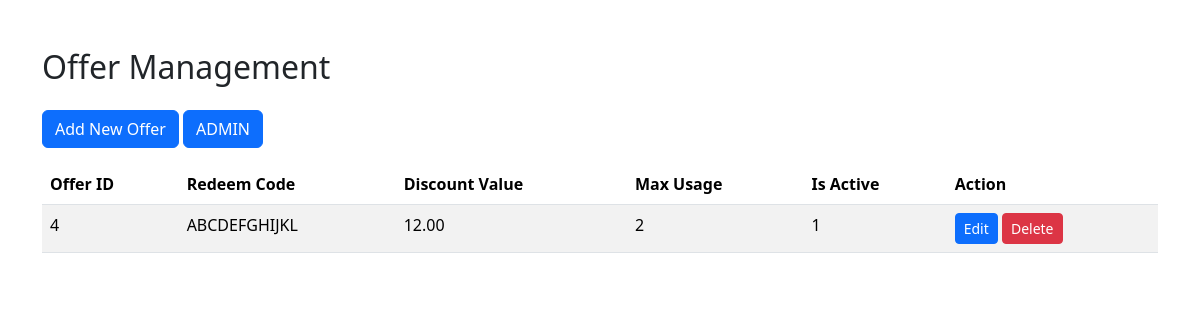
The page /admin/offer_management.php on the database its author committed.
### tables this page shows
CREATE TABLE `offer` (
  `OfferID` int(11) NOT NULL,
  `RedeemCode` varchar(50) NOT NULL,
  `DiscountValue` decimal(5,2) NOT NULL,
  `MaxUsage` int(11) DEFAULT NULL,
  `IsActive` tinyint(1) NOT NULL DEFAULT 1
);

### admin/offer_management.php (the view, shortened to what this page needs)
<?php
include_once('../dbconnection/connection.php');
$q = "SELECT * FROM offer";
$result = mysqli_query($conn, $q);
if (!$result || mysqli_num_rows($result) == 0) {
    $offers = array();
} else {
    $offers = mysqli_fetch_all($result, MYSQLI_ASSOC);
}
?>
<!DOCTYPE html>
<html lang="en">
<head>
    <link href="https://cdn.jsdelivr.net/npm/bootstrap@5.3.2/dist/css/bootstrap.min.css" rel="stylesheet">
</head>
<body>
    <div class="container mt-5">
        <h2>Offer Management</h2>
        <a href="add_offer.php" class="btn btn-primary my-3">Add New Offer</a>
        <a href="index.php?username=<?php echo $_GET['username']; ?>" class="btn btn-primary my-3">ADMIN</a>
        <table class="table table-striped">
            <thead>
                <tr>
                    <th>Offer ID</th>
                    <th>Redeem Code</th>
                    <th>Discount Value</th>
                    <th>Max Usage</th>
                    <th>Is Active</th>
                    <th>Action</th>
                </tr>
            </thead>
            <tbody>
                <?php foreach ($offers as $offer): ?>
                <tr>
                    <td><?php echo $offer['OfferID']; ?></td>
                    <td><?php echo $offer['RedeemCode']; ?></td>
                    <td><?php echo $offer['DiscountValue']; ?></td>
                    <td><?php echo $offer['MaxUsage']; ?></td>
                    <td><?php echo $offer['IsActive']; ?></td>
                    <td>
                        <a href="edit_offer.php?id=<?php echo $offer['OfferID']; ?>" class="btn btn-primary btn-sm">Edit</a>
                        <a href="?delete=true&id=<?php echo $offer['OfferID']; ?>" class="btn btn-danger btn-sm">Delete</a>
                    </td>
                </tr>
                <?php endforeach; ?>
            </tbody>
        </table>
    </div>
</body>
</html>

### rows shown on the page
offer: OfferID "4", RedeemCode "ABCDEFGHIJKL", DiscountValue "12.00", MaxUsage "2", IsActive "1"
